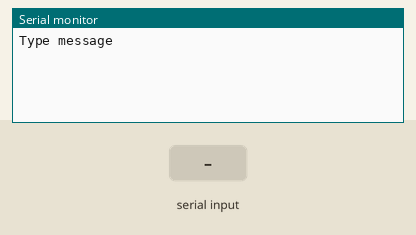
This sketch was run on a simulated Arduino Uno, built with avr-gcc and run on an emulated ATmega328P. Shown: the last lines printed to the serial monitor. Inputs (shaded band) come from the test bench.

Above: at 1.2 s.
1.3 s: "1" received over the second serial link
At 2.5 s:
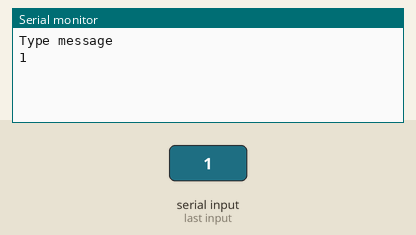
2.8 s: "0" received over the second serial link
At 3.6 s:
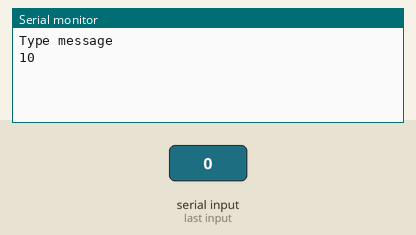

The sketch:

Communication.ino
```cpp
#include <SoftwareSerial.h>//Serial communication header
SoftwareSerial a(6, 7); // RX | TX
void setup()
{
  Serial.begin(9600);//begin serial monitor with 9600 baud
  Serial.println("Type message");
  a.begin(38400);  // HC-05 default baud
}
void loop()
{
  if (a.available())
    Serial.write(a.read());//reads data from BT
  if (Serial.available())
    a.write(Serial.read());//reads data from serial monitor
}
```

Measured:
- after the input at 1.3 s, the serial monitor: prints a new line at once (image 1)
- after the input at 2.8 s, the serial monitor: prints a new line at once (image 2)
